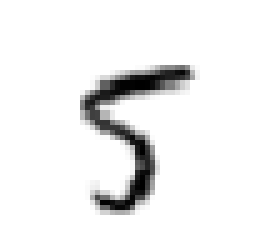
#> input picture mnist-image-classification/python/test_image/Screenshot 2024-05-18 174736.png, 51 x 50 px (shown 5 times larger)
$ python mnist-http-request.py
#> lines starting #> are read from the running program, lines starting #| are printed output that depends on the picture
import requests
import cv2
import numpy as np

def preprocess_image(image_path):
  # Membaca gambar
  image = cv2.imread(image_path, cv2.IMREAD_GRAYSCALE)
#> image is the input picture: shape (50, 51); min 0, max 255, mean 238.5

  # Mengubah ukuran gambar menjadi 28x28 piksel
  image = cv2.resize(image, (28, 28))
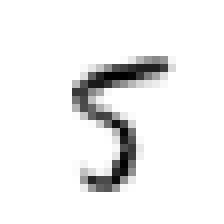
#> image: shape (28, 28) (shown 8 times larger); min 0, max 255, mean 238.5

  # Mengubah gambar menjadi array NumPy
  image = np.array(image)

  # melakukan inversi warna
  image = cv2.bitwise_not(image)
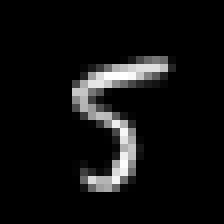
#> image: shape (28, 28) (shown 8 times larger); min 0, max 255, mean 16.5
  return image

# Contoh penggunaan
image_path = "./test_image/Screenshot 2024-05-18 174736.png"
preprocessed_data = preprocess_image(image_path)
test_data = preprocessed_data.flatten().tolist()
#> test_data = 784 values, max 255 at index 267, min 0 at index 0, mean 16.46

# NOTE: you must manually set API_KEY below using information retrieved from your IBM Cloud account (https://dataplatform.cloud.ibm.com/docs/content/wsj/analyze-data/ml-authentication.html)
API_KEY = "API KEY KAMU"
#> (the run stopped early here; a loop or call above may not have finished)
